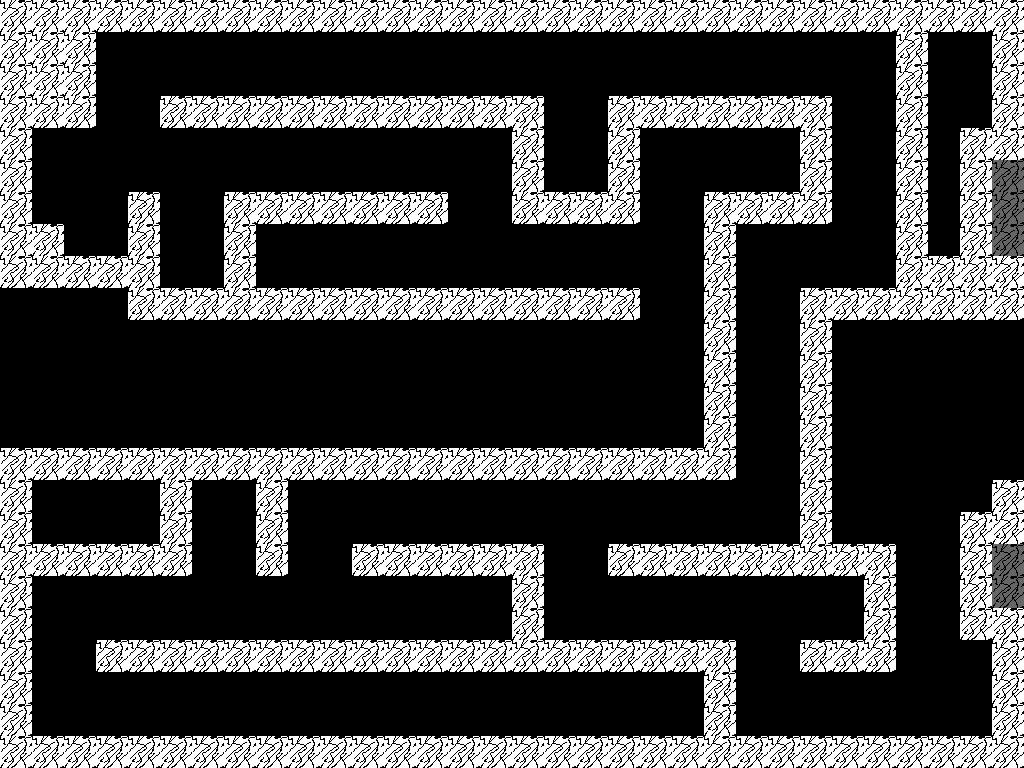

Tiled map render using the project's own tile images. Description and the map definition, with tile-layer contents summarised, below:
An orthogonal 32x24 tile map with 32x32 px tiles, 2 tile layers (Tile Layer 1, walls) and 7 objects (player1, player2, wizard, crystal, warpb, ...).

<map version="1.2" tiledversion="1.2.4" orientation="orthogonal" renderorder="right-down" width="32" height="24" tilewidth="32" tileheight="32" infinite="0" nextlayerid="4" nextobjectid="9">
 <tileset firstgid="1" source="wall.tsx" />
 <layer id="1" name="Tile Layer 1" width="32" height="24" opacity="0.4">
  <data>[768 cells, 118 non-empty, 1 distinct tile ids]</data>
 </layer>
 <objectgroup id="2" name="obj">
  <object id="1" name="player1" x="58" y="350">
   <point />
  </object>
  <object id="3" name="player2" x="939" y="382">
   <point />
  </object>
  <object id="4" name="wizard" x="32" y="64">
   <point />
  </object>
  <object id="5" name="crystal" x="857" y="386">
   <point />
  </object>
  <object id="6" name="warpb" x="2" y="290" width="18" height="156">
   <properties>
    <property name="dest" value="1-1" />
   </properties>
  </object>
  <object id="7" name="warpf" x="1003" y="323" width="19" height="155">
   <properties>
    <property name="dest" value="3-1" />
   </properties>
  </object>
  <object id="8" name="dialogue" x="609" y="321" width="62" height="127">
   <properties>
    <property name="dialogue" value="Well well. You thought this one would be as easy as the last one?;You thought that THE WICKED MAGE would not challenge you?;\;Yeah-;\;QUIET;This one is your INVISIBLE LABYRINTH. With only one path to get through hahahaha!" />
   </properties>
  </object>
 </objectgroup>
 <layer id="3" name="walls" width="32" height="24">
  <data>[768 cells, 278 non-empty, 1 distinct tile ids]</data>
 </layer>
</map>
